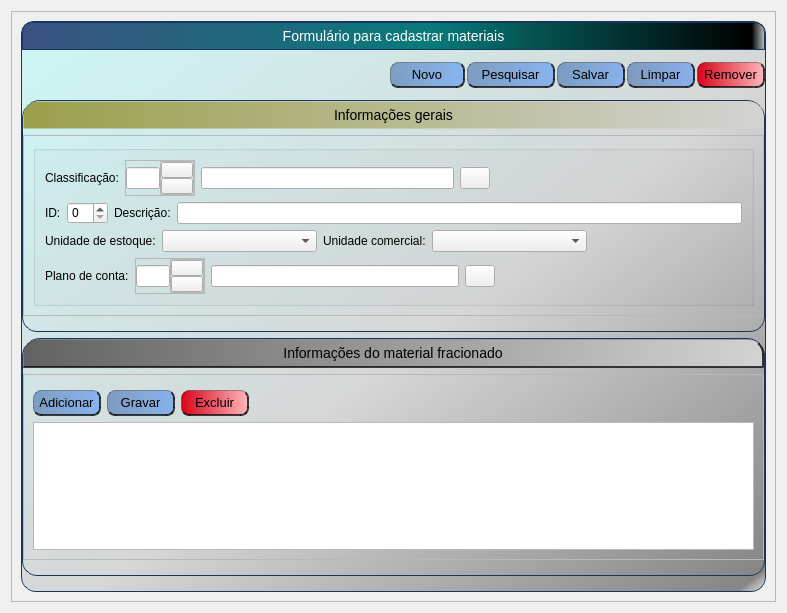
<?xml version="1.0" encoding="UTF-8"?>
<ui version="4.0">
 <class>FormCadastrarMateriais</class>
 <widget class="QWidget" name="FormCadastrarMateriais">
  <property name="windowTitle" stdset="0">
   <string>FormCadastrarMateriais</string>
  </property>
  <property name="geometry" stdset="0">
   <rect>
    <x>0</x>
    <y>0</y>
    <width>787</width>
    <height>613</height>
   </rect>
  </property>
  <layout class="QVBoxLayout" name="verticalLayout">
   <item>
    <widget class="QScrollArea" name="scrollArea">
     <property name="widgetResizable" stdset="0">
      <bool>true</bool>
     </property>
     <widget class="QWidget" name="scrollAreaWidgetContents">
      <property name="geometry" stdset="0">
       <rect>
        <x>0</x>
        <y>0</y>
        <width>767</width>
        <height>593</height>
       </rect>
      </property>
      <layout class="QVBoxLayout" name="verticalLayout_2">
       <item>
        <widget class="QFrame" name="frameFormulario">
         <property name="frameShape" stdset="0">
          <enum>QFrame::StyledPanel</enum>
         </property>
         <property name="frameShadow" stdset="0">
          <enum>QFrame::Raised</enum>
         </property>
         <property name="styleSheet" stdset="0">
          <string notr="true">QFrame#frameFormulario
{
	border: 1px solid #FF17365D;
	border-top-left-radius: 13px;
	border-top-right-radius: 13px;
	border-bottom-left-radius: 15px;
	border-bottom-right-radius: 15px;
	background-color: qlineargradient(spread:pad, x1:0, y1:0, x2:1, y2:1, stop:0 rgba(170, 255, 255, 125), stop:0.55 rgb(214, 214, 214), stop:0.98 rgb(134, 134, 134), stop:1 rgba(0, 0, 0, 0));
}

QLabel#labelTituloFormulario {
	border: 1px solid #FF17365D;
	border-top-left-radius: 10px;
	border-top-right-radius: 10px;
	background-color:qlineargradient(spread:pad, x1:0, y1:0, x2:1, y2:0, stop:0 rgb(59, 82, 131), stop:0.55 rgb(8, 122, 122), stop:0.98 rgba(0, 0, 0, 255), stop:1 rgba(0, 0, 0, 0));
	padding: 5px 0px;
	color: rgb(255, 255, 255);
	max-height: 25px;
    font-size: 14px;
}

QPushButton#pushButtonTituloInformacoesGerais {
	border: 1px solid #00000000;
	border-top-left-radius: 15px;
	border-top-right-radius: 15px;
	background-color:qlineargradient(spread:pad, x1:0, y1:0, x2:1, y2:0, stop:0 rgb(155, 159, 74), stop:1 rgb(211, 211, 211));
	padding: 5px 0px;
	max-height: 25px;
   font-size: 14px;
}

QPushButton#pushButtonTituloInformacoesFracionado {
	border: 1px solid rgba(0, 0, 0, 50);
	border-top-left-radius: 15px;
	border-top-right-radius: 15px;
	border-right: 2px solid rgba(0, 0, 0, 185);
	border-bottom: 2px solid rgba(0, 0, 0, 185);
	background-color:qlineargradient(spread:pad, x1:0, y1:0, x2:1, y2:0, stop:0 rgb(98, 98, 98), stop:1 rgb(211, 211, 211));
	padding: 5px 0px;
	max-height: 25px;
   font-size: 14px;
}</string>
         </property>
         <layout class="QVBoxLayout" name="verticalLayout_7">
          <property name="leftMargin">
           <number>0</number>
          </property>
          <property name="topMargin">
           <number>0</number>
          </property>
          <property name="rightMargin">
           <number>0</number>
          </property>
          <property name="bottomMargin">
           <number>15</number>
          </property>
          <item>
           <widget class="QLabel" name="labelTituloFormulario">
            <property name="text" stdset="0">
             <string>Formulário para cadastrar materiais</string>
            </property>
            <property name="alignment" stdset="0">
             <set>Qt::AlignCenter</set>
            </property>
            <property name="styleSheet" stdset="0">
             <string notr="true"/>
            </property>
            <property name="font" stdset="0">
             <font>
              <pointsize>-1</pointsize>
             </font>
            </property>
           </widget>
          </item>
          <item>
           <layout class="QHBoxLayout" name="horizontalLayoutBotoes">
            <property name="spacing" stdset="0">
             <number>2</number>
            </property>
            <property name="topMargin">
             <number>6</number>
            </property>
            <property name="bottomMargin">
             <number>6</number>
            </property>
            <item>
             <spacer name="horizontalSpacer">
              <property name="sizeHint" stdset="0">
               <size>
                <width>40</width>
                <height>20</height>
               </size>
              </property>
              <property name="orientation" stdset="0">
               <enum>Qt::Horizontal</enum>
              </property>
             </spacer>
            </item>
            <item>
             <widget class="QPushButton" name="pushButtonNovoFormulario">
              <property name="text" stdset="0">
               <string>Novo</string>
              </property>
              <property name="styleSheet" stdset="0">
               <string notr="true">QPushButton
{
	border: 1px solid rgba(0, 0, 0, 85);
	border-radius: 8px;
	border-right: 2px solid rgba(0, 0, 0, 185);
	border-bottom: 2px solid rgba(0, 0, 0, 185);
  background-color:qlineargradient(spread:pad, x1:0, y1:0, x2:1, y2:0, stop:0 rgba(35, 84, 156, 125), stop:1 rgba(58, 134, 255, 125));
  font-size: 13px;
	height: 23px;

}

QPushButton:pressed
{
	border: 1px solid rgba(0, 0, 0, 85);
	border-left: 2px solid rgba(91, 91, 91, 185);
	border-top: 2px solid rgba(91, 91, 91, 185);

}

QPushButton:hover
{
	background-color:qlineargradient(spread:pad, x1:0, y1:0, x2:1, y2:0, stop:0 rgba(135, 184, 255, 125), stop:1 rgba(158, 234, 255, 125));
}</string>
              </property>
              <property name="minimumSize" stdset="0">
               <size>
                <width>75</width>
                <height>23</height>
               </size>
              </property>
             </widget>
            </item>
            <item>
             <widget class="QPushButton" name="pushButtonPesquisarFormulario">
              <property name="text" stdset="0">
               <string>Pesquisar</string>
              </property>
              <property name="styleSheet" stdset="0">
               <string notr="true">QPushButton
{
	border: 1px solid rgba(0, 0, 0, 85);
	border-radius: 8px;
	border-right: 2px solid rgba(0, 0, 0, 185);
	border-bottom: 2px solid rgba(0, 0, 0, 185);
  background-color:qlineargradient(spread:pad, x1:0, y1:0, x2:1, y2:0, stop:0 rgba(35, 84, 156, 125), stop:1 rgba(58, 134, 255, 125));
  font-size: 13px;
	height: 23px;
  width: 85px;
}

QPushButton:pressed
{
	border: 1px solid rgba(0, 0, 0, 85);
	border-left: 2px solid rgba(91, 91, 91, 185);
	border-top: 2px solid rgba(91, 91, 91, 185);

}

QPushButton:hover
{
	background-color:qlineargradient(spread:pad, x1:0, y1:0, x2:1, y2:0, stop:0 rgba(135, 184, 255, 125), stop:1 rgba(158, 234, 255, 125));
}</string>
              </property>
             </widget>
            </item>
            <item>
             <widget class="QPushButton" name="pushButtonSalvarFormulario">
              <property name="text" stdset="0">
               <string>Salvar</string>
              </property>
              <property name="styleSheet" stdset="0">
               <string notr="true">QPushButton
{
	border: 1px solid rgba(0, 0, 0, 85);
	border-radius: 8px;
	border-right: 2px solid rgba(0, 0, 0, 185);
	border-bottom: 2px solid rgba(0, 0, 0, 185);
  background-color:qlineargradient(spread:pad, x1:0, y1:0, x2:1, y2:0, stop:0 rgba(35, 84, 156, 125), stop:1 rgba(58, 134, 255, 125));
  font-size: 13px;
	height: 23px;
  width: 65px;
}

QPushButton:pressed
{
	border: 1px solid rgba(0, 0, 0, 85);
	border-left: 2px solid rgba(91, 91, 91, 185);
	border-top: 2px solid rgba(91, 91, 91, 185);

}

QPushButton:hover
{
	background-color:qlineargradient(spread:pad, x1:0, y1:0, x2:1, y2:0, stop:0 rgba(135, 184, 255, 125), stop:1 rgba(158, 234, 255, 125));
}</string>
              </property>
             </widget>
            </item>
            <item>
             <widget class="QPushButton" name="pushButtonLimparFormulario">
              <property name="text" stdset="0">
               <string>Limpar</string>
              </property>
              <property name="styleSheet" stdset="0">
               <string notr="true">QPushButton
{
	border: 1px solid rgba(0, 0, 0, 85);
	border-radius: 8px;
	border-right: 2px solid rgba(0, 0, 0, 185);
	border-bottom: 2px solid rgba(0, 0, 0, 185);
  background-color:qlineargradient(spread:pad, x1:0, y1:0, x2:1, y2:0, stop:0 rgba(35, 84, 156, 125), stop:1 rgba(58, 134, 255, 125));
  font-size: 13px;
	height: 23px;
  width: 65px;
}

QPushButton:pressed
{
	border: 1px solid rgba(0, 0, 0, 85);
	border-left: 2px solid rgba(91, 91, 91, 185);
	border-top: 2px solid rgba(91, 91, 91, 185);

}

QPushButton:hover
{
	background-color:qlineargradient(spread:pad, x1:0, y1:0, x2:1, y2:0, stop:0 rgba(135, 184, 255, 125), stop:1 rgba(158, 234, 255, 125));
}</string>
              </property>
             </widget>
            </item>
            <item>
             <widget class="QPushButton" name="pushButtonRemoverFormulario">
              <property name="text" stdset="0">
               <string>Remover</string>
              </property>
              <property name="styleSheet" stdset="0">
               <string notr="true">QPushButton
{
	border: 1px solid rgba(0, 0, 0, 85);
	border-radius: 8px;
	border-right: 2px solid rgba(0, 0, 0, 185);
	border-bottom: 2px solid rgba(0, 0, 0, 185);
 background-color:qlineargradient(spread:pad, x1:0, y1:0, x2:1, y2:0, stop:0 rgb(217, 5, 27), stop:1 rgb(253, 183, 186));
  font-size: 13px;
	height: 23px;
  width: 65px;
}

QPushButton:pressed
{
	border: 1px solid rgba(0, 0, 0, 85);
	border-left: 2px solid rgba(91, 91, 91, 185);
	border-top: 2px solid rgba(91, 91, 91, 185);

}

QPushButton:hover
{
		background-color: qlineargradient(spread:pad, x1:0, y1:0, x2:1, y2:0, stop:0 rgb(255, 85, 0), stop:1 rgba(255, 255, 255, 255));
}

</string>
              </property>
             </widget>
            </item>
           </layout>
          </item>
          <item>
           <widget class="QFrame" name="frameInformacoesGerais">
            <property name="frameShape" stdset="0">
             <enum>QFrame::StyledPanel</enum>
            </property>
            <property name="frameShadow" stdset="0">
             <enum>QFrame::Raised</enum>
            </property>
            <property name="styleSheet" stdset="0">
             <string notr="true">QFrame#frameInformacoesGerais
{
	border: 1px solid #FF17365D;
	border-top-left-radius: 18px;
	border-top-right-radius: 18px;
	border-bottom-left-radius: 15px;
	border-bottom-right-radius: 15px;
}</string>
            </property>
            <layout class="QVBoxLayout" name="verticalLayout_4">
             <property name="leftMargin">
              <number>0</number>
             </property>
             <property name="topMargin">
              <number>0</number>
             </property>
             <property name="rightMargin">
              <number>0</number>
             </property>
             <property name="bottomMargin">
              <number>15</number>
             </property>
             <item>
              <widget class="QPushButton" name="pushButtonTituloInformacoesGerais">
               <property name="text" stdset="0">
                <string>Informações gerais</string>
               </property>
               <property name="styleSheet" stdset="0">
                <string notr="true"/>
               </property>
              </widget>
             </item>
             <item>
              <widget class="QFrame" name="subFrameInformaoesGerais">
               <property name="frameShape" stdset="0">
                <enum>QFrame::StyledPanel</enum>
               </property>
               <property name="frameShadow" stdset="0">
                <enum>QFrame::Raised</enum>
               </property>
               <layout class="QGridLayout" name="gridLayout">
                <property name="leftMargin">
                 <number>9</number>
                </property>
                <property name="topMargin">
                 <number>9</number>
                </property>
                <property name="rightMargin">
                 <number>9</number>
                </property>
                <property name="bottomMargin">
                 <number>9</number>
                </property>
                <item row="0" column="0">
                 <widget class="QGroupBox" name="groupBox">
                  <property name="title" stdset="0">
                   <string/>
                  </property>
                  <property name="minimumSize" stdset="0">
                   <size>
                    <width>500</width>
                    <height>0</height>
                   </size>
                  </property>
                  <layout class="QVBoxLayout" name="verticalLayout_3">
                   <item>
                    <layout class="QHBoxLayout" name="horizontalLayout_3">
                     <property name="bottomMargin">
                      <number>0</number>
                     </property>
                     <item>
                      <widget class="QLabel" name="labelClassificacao">
                       <property name="text" stdset="0">
                        <string>Classificação:</string>
                       </property>
                      </widget>
                     </item>
                     <item>
                      <widget class="QFrame" name="frameBoxId">
                       <property name="frameShape" stdset="0">
                        <enum>QFrame::StyledPanel</enum>
                       </property>
                       <property name="frameShadow" stdset="0">
                        <enum>QFrame::Raised</enum>
                       </property>
                       <property name="minimumSize" stdset="0">
                        <size>
                         <width>0</width>
                         <height>0</height>
                        </size>
                       </property>
                       <property name="maximumSize" stdset="0">
                        <size>
                         <width>70</width>
                         <height>16777215</height>
                        </size>
                       </property>
                       <layout class="QHBoxLayout" name="horizontalLayout_7">
                        <property name="spacing" stdset="0">
                         <number>0</number>
                        </property>
                        <property name="leftMargin">
                         <number>0</number>
                        </property>
                        <property name="topMargin">
                         <number>0</number>
                        </property>
                        <property name="rightMargin">
                         <number>0</number>
                        </property>
                        <property name="bottomMargin">
                         <number>0</number>
                        </property>
                        <item>
                         <widget class="QLineEdit" name="lineEditIdClassificacao">
                          <property name="sizePolicy" stdset="0">
                           <sizepolicy hsizetype="MinimumExpanding" vsizetype="Fixed">
                            <horstretch>0</horstretch>
                            <verstretch>0</verstretch>
                           </sizepolicy>
                          </property>
                         </widget>
                        </item>
                        <item>
                         <widget class="QFrame" name="frameBtUpDown">
                          <property name="frameShape" stdset="0">
                           <enum>QFrame::StyledPanel</enum>
                          </property>
                          <property name="frameShadow" stdset="0">
                           <enum>QFrame::Raised</enum>
                          </property>
                          <property name="styleSheet" stdset="0">
                           <string notr="true">QFrame
{
	margin: 0px;
	padding: 0px;
}
QPushButton
{
	
	margin: 0px;
	padding: 0px;
}</string>
                          </property>
                          <layout class="QVBoxLayout" name="verticalLayout_8">
                           <property name="spacing" stdset="0">
                            <number>0</number>
                           </property>
                           <property name="leftMargin">
                            <number>0</number>
                           </property>
                           <property name="topMargin">
                            <number>0</number>
                           </property>
                           <property name="rightMargin">
                            <number>0</number>
                           </property>
                           <property name="bottomMargin">
                            <number>0</number>
                           </property>
                           <item>
                            <widget class="QPushButton" name="pushButtonCUp">
                             <property name="text" stdset="0">
                              <string/>
                             </property>
                             <property name="styleSheet" stdset="0">
                              <string notr="true">QPushButton
{
file-icon: url(file.png);
}</string>
                             </property>
                            </widget>
                           </item>
                           <item>
                            <widget class="QPushButton" name="pushButtonCDown">
                             <property name="text" stdset="0">
                              <string/>
                             </property>
                            </widget>
                           </item>
                          </layout>
                         </widget>
                        </item>
                       </layout>
                      </widget>
                     </item>
                     <item>
                      <widget class="QLineEdit" name="lineEditDescricaoClassificacao">
                       <property name="readOnly" stdset="0">
                        <bool>true</bool>
                       </property>
                       <property name="sizePolicy" stdset="0">
                        <sizepolicy hsizetype="Expanding" vsizetype="Fixed">
                         <horstretch>0</horstretch>
                         <verstretch>0</verstretch>
                        </sizepolicy>
                       </property>
                      </widget>
                     </item>
                     <item>
                      <widget class="QPushButton" name="pushButtonSelecionarClassificacao">
                       <property name="text" stdset="0">
                        <string/>
                       </property>
                       <property name="icon" stdset="0">
                        <iconset theme="user-trash"/>
                       </property>
                       <property name="minimumSize" stdset="0">
                        <size>
                         <width>10</width>
                         <height>0</height>
                        </size>
                       </property>
                       <property name="maximumSize" stdset="0">
                        <size>
                         <width>30</width>
                         <height>16777215</height>
                        </size>
                       </property>
                      </widget>
                     </item>
                     <item>
                      <spacer name="horizontalSpacer_2">
                       <property name="sizeHint" stdset="0">
                        <size>
                         <width>40</width>
                         <height>20</height>
                        </size>
                       </property>
                       <property name="orientation" stdset="0">
                        <enum>Qt::Horizontal</enum>
                       </property>
                      </spacer>
                     </item>
                    </layout>
                   </item>
                   <item>
                    <layout class="QHBoxLayout" name="horizontalLayout">
                     <property name="bottomMargin">
                      <number>0</number>
                     </property>
                     <item>
                      <widget class="QLabel" name="labelIdMaterial">
                       <property name="text" stdset="0">
                        <string>ID:</string>
                       </property>
                       <property name="sizePolicy" stdset="0">
                        <sizepolicy hsizetype="Minimum" vsizetype="Preferred">
                         <horstretch>0</horstretch>
                         <verstretch>0</verstretch>
                        </sizepolicy>
                       </property>
                      </widget>
                     </item>
                     <item>
                      <widget class="QSpinBox" name="spinBoxIdMaterial">
                       <property name="readOnly" stdset="0">
                        <bool>false</bool>
                       </property>
                      </widget>
                     </item>
                     <item>
                      <widget class="QLabel" name="labelDescricaoMaterial">
                       <property name="text" stdset="0">
                        <string>Descrição:</string>
                       </property>
                      </widget>
                     </item>
                     <item>
                      <widget class="QLineEdit" name="lineEditDescricaoMaterial"/>
                     </item>
                    </layout>
                   </item>
                   <item>
                    <layout class="QHBoxLayout" name="horizontalLayout_2">
                     <property name="bottomMargin">
                      <number>0</number>
                     </property>
                     <item>
                      <widget class="QLabel" name="labelUnidadeEstoque">
                       <property name="text" stdset="0">
                        <string>Unidade de estoque:</string>
                       </property>
                       <property name="sizePolicy" stdset="0">
                        <sizepolicy hsizetype="Minimum" vsizetype="Preferred">
                         <horstretch>0</horstretch>
                         <verstretch>0</verstretch>
                        </sizepolicy>
                       </property>
                      </widget>
                     </item>
                     <item>
                      <widget class="QComboBox" name="comboBoxUnidadeEstoque">
                       <property name="sizePolicy" stdset="0">
                        <sizepolicy hsizetype="MinimumExpanding" vsizetype="Fixed">
                         <horstretch>0</horstretch>
                         <verstretch>0</verstretch>
                        </sizepolicy>
                       </property>
                       <property name="minimumSize" stdset="0">
                        <size>
                         <width>50</width>
                         <height>0</height>
                        </size>
                       </property>
                      </widget>
                     </item>
                     <item>
                      <widget class="QLabel" name="labelUnidadeComercial">
                       <property name="text" stdset="0">
                        <string>Unidade comercial:</string>
                       </property>
                       <property name="sizePolicy" stdset="0">
                        <sizepolicy hsizetype="Minimum" vsizetype="Preferred">
                         <horstretch>0</horstretch>
                         <verstretch>0</verstretch>
                        </sizepolicy>
                       </property>
                      </widget>
                     </item>
                     <item>
                      <widget class="QComboBox" name="comboBoxUnidadeComercial">
                       <property name="sizePolicy" stdset="0">
                        <sizepolicy hsizetype="MinimumExpanding" vsizetype="Fixed">
                         <horstretch>0</horstretch>
                         <verstretch>0</verstretch>
                        </sizepolicy>
                       </property>
                       <property name="minimumSize" stdset="0">
                        <size>
                         <width>50</width>
                         <height>0</height>
                        </size>
                       </property>
                      </widget>
                     </item>
                     <item>
                      <spacer name="horizontalSpacer_4">
                       <property name="sizeHint" stdset="0">
                        <size>
                         <width>40</width>
                         <height>20</height>
                        </size>
                       </property>
                       <property name="orientation" stdset="0">
                        <enum>Qt::Horizontal</enum>
                       </property>
                      </spacer>
                     </item>
                    </layout>
                   </item>
                   <item>
                    <layout class="QHBoxLayout" name="horizontalLayout_4">
                     <property name="bottomMargin">
                      <number>0</number>
                     </property>
                     <item>
                      <widget class="QLabel" name="labelPlanoConta">
                       <property name="text" stdset="0">
                        <string>Plano de conta:</string>
                       </property>
                      </widget>
                     </item>
                     <item>
                      <widget class="QFrame" name="frameBoxId_2">
                       <property name="frameShape" stdset="0">
                        <enum>QFrame::StyledPanel</enum>
                       </property>
                       <property name="frameShadow" stdset="0">
                        <enum>QFrame::Raised</enum>
                       </property>
                       <property name="minimumSize" stdset="0">
                        <size>
                         <width>0</width>
                         <height>0</height>
                        </size>
                       </property>
                       <property name="maximumSize" stdset="0">
                        <size>
                         <width>70</width>
                         <height>16777215</height>
                        </size>
                       </property>
                       <layout class="QHBoxLayout" name="horizontalLayout_8">
                        <property name="spacing" stdset="0">
                         <number>0</number>
                        </property>
                        <property name="leftMargin">
                         <number>0</number>
                        </property>
                        <property name="topMargin">
                         <number>0</number>
                        </property>
                        <property name="rightMargin">
                         <number>0</number>
                        </property>
                        <property name="bottomMargin">
                         <number>0</number>
                        </property>
                        <item>
                         <widget class="QLineEdit" name="lineEditIdPlanoConta">
                          <property name="sizePolicy" stdset="0">
                           <sizepolicy hsizetype="MinimumExpanding" vsizetype="Fixed">
                            <horstretch>0</horstretch>
                            <verstretch>0</verstretch>
                           </sizepolicy>
                          </property>
                         </widget>
                        </item>
                        <item>
                         <widget class="QFrame" name="frameBtUpDown_2">
                          <property name="frameShape" stdset="0">
                           <enum>QFrame::StyledPanel</enum>
                          </property>
                          <property name="frameShadow" stdset="0">
                           <enum>QFrame::Raised</enum>
                          </property>
                          <property name="styleSheet" stdset="0">
                           <string notr="true">QFrame
{
	margin: 0px;
	padding: 0px;
}
QPushButton
{
	
	margin: 0px;
	padding: 0px;
}</string>
                          </property>
                          <layout class="QVBoxLayout" name="verticalLayout_9">
                           <property name="spacing" stdset="0">
                            <number>0</number>
                           </property>
                           <property name="leftMargin">
                            <number>0</number>
                           </property>
                           <property name="topMargin">
                            <number>0</number>
                           </property>
                           <property name="rightMargin">
                            <number>0</number>
                           </property>
                           <property name="bottomMargin">
                            <number>0</number>
                           </property>
                           <item>
                            <widget class="QPushButton" name="pushButtonPUp">
                             <property name="text" stdset="0">
                              <string/>
                             </property>
                             <property name="styleSheet" stdset="0">
                              <string notr="true">QPushButton
{
file-icon: url(file.png);
}</string>
                             </property>
                            </widget>
                           </item>
                           <item>
                            <widget class="QPushButton" name="pushButtonPDown">
                             <property name="text" stdset="0">
                              <string/>
                             </property>
                            </widget>
                           </item>
                          </layout>
                         </widget>
                        </item>
                       </layout>
                      </widget>
                     </item>
                     <item>
                      <widget class="QLineEdit" name="lineEditDescricaoPlanoConta">
                       <property name="readOnly" stdset="0">
                        <bool>true</bool>
                       </property>
                      </widget>
                     </item>
                     <item>
                      <widget class="QPushButton" name="pushButtonSelecionarPlanoConta">
                       <property name="text" stdset="0">
                        <string/>
                       </property>
                       <property name="maximumSize" stdset="0">
                        <size>
                         <width>30</width>
                         <height>16777215</height>
                        </size>
                       </property>
                      </widget>
                     </item>
                     <item>
                      <spacer name="horizontalSpacer_3">
                       <property name="sizeHint" stdset="0">
                        <size>
                         <width>40</width>
                         <height>20</height>
                        </size>
                       </property>
                       <property name="orientation" stdset="0">
                        <enum>Qt::Horizontal</enum>
                       </property>
                      </spacer>
                     </item>
                    </layout>
                   </item>
                  </layout>
                 </widget>
                </item>
               </layout>
              </widget>
             </item>
            </layout>
           </widget>
          </item>
          <item>
           <widget class="QFrame" name="frameInformacoesMaterialFracionado">
            <property name="frameShape" stdset="0">
             <enum>QFrame::StyledPanel</enum>
            </property>
            <property name="frameShadow" stdset="0">
             <enum>QFrame::Raised</enum>
            </property>
            <property name="styleSheet" stdset="0">
             <string notr="true">QFrame#frameInformacoesMaterialFracionado
{
	border: 1px solid #FF17365D;
	border-top-left-radius: 18px;
	border-top-right-radius: 18px;
	border-bottom-left-radius: 15px;
	border-bottom-right-radius: 15px;
}</string>
            </property>
            <layout class="QVBoxLayout" name="verticalLayout_5">
             <property name="leftMargin">
              <number>0</number>
             </property>
             <property name="topMargin">
              <number>0</number>
             </property>
             <property name="rightMargin">
              <number>0</number>
             </property>
             <property name="bottomMargin">
              <number>15</number>
             </property>
             <item>
              <widget class="QPushButton" name="pushButtonTituloInformacoesFracionado">
               <property name="text" stdset="0">
                <string>Informações do material fracionado</string>
               </property>
               <property name="styleSheet" stdset="0">
                <string notr="true"/>
               </property>
              </widget>
             </item>
             <item>
              <widget class="QFrame" name="subFrameInformacoesMaterialFracionado">
               <property name="frameShape" stdset="0">
                <enum>QFrame::StyledPanel</enum>
               </property>
               <property name="frameShadow" stdset="0">
                <enum>QFrame::Raised</enum>
               </property>
               <layout class="QGridLayout" name="gridLayout_2">
                <property name="leftMargin">
                 <number>9</number>
                </property>
                <property name="topMargin">
                 <number>9</number>
                </property>
                <property name="rightMargin">
                 <number>9</number>
                </property>
                <property name="bottomMargin">
                 <number>9</number>
                </property>
                <item row="0" column="0">
                 <layout class="QHBoxLayout" name="horizontalLayout_5">
                  <property name="leftMargin">
                   <number>0</number>
                  </property>
                  <property name="topMargin">
                   <number>6</number>
                  </property>
                  <item>
                   <widget class="QPushButton" name="pushButtonAdicionarRegistro">
                    <property name="text" stdset="0">
                     <string>Adicionar</string>
                    </property>
                    <property name="styleSheet" stdset="0">
                     <string notr="true">QPushButton
{
	border: 1px solid rgba(0, 0, 0, 85);
	border-radius: 8px;
	border-right: 2px solid rgba(0, 0, 0, 185);
	border-bottom: 2px solid rgba(0, 0, 0, 185);
  background-color:qlineargradient(spread:pad, x1:0, y1:0, x2:1, y2:0, stop:0 rgba(35, 84, 156, 125), stop:1 rgba(58, 134, 255, 125));
  font-size: 13px;
	height: 23px;
  width: 65px;
}

QPushButton:pressed
{
	border: 1px solid rgba(0, 0, 0, 85);
	border-left: 2px solid rgba(91, 91, 91, 185);
	border-top: 2px solid rgba(91, 91, 91, 185);

}

QPushButton:hover
{
	background-color:qlineargradient(spread:pad, x1:0, y1:0, x2:1, y2:0, stop:0 rgba(135, 184, 255, 125), stop:1 rgba(158, 234, 255, 125));
}</string>
                    </property>
                   </widget>
                  </item>
                  <item>
                   <widget class="QPushButton" name="pushButtonGravarRegistro">
                    <property name="text" stdset="0">
                     <string>Gravar</string>
                    </property>
                    <property name="styleSheet" stdset="0">
                     <string notr="true">QPushButton
{
	border: 1px solid rgba(0, 0, 0, 85);
	border-radius: 8px;
	border-right: 2px solid rgba(0, 0, 0, 185);
	border-bottom: 2px solid rgba(0, 0, 0, 185);
  background-color:qlineargradient(spread:pad, x1:0, y1:0, x2:1, y2:0, stop:0 rgba(35, 84, 156, 125), stop:1 rgba(58, 134, 255, 125));
  font-size: 13px;
	height: 23px;
  width: 65px;
}

QPushButton:pressed
{
	border: 1px solid rgba(0, 0, 0, 85);
	border-left: 2px solid rgba(91, 91, 91, 185);
	border-top: 2px solid rgba(91, 91, 91, 185);

}

QPushButton:hover
{
	background-color:qlineargradient(spread:pad, x1:0, y1:0, x2:1, y2:0, stop:0 rgba(135, 184, 255, 125), stop:1 rgba(158, 234, 255, 125));
}</string>
                    </property>
                   </widget>
                  </item>
                  <item>
                   <widget class="QPushButton" name="pushButtonExcluirRegistro">
                    <property name="text" stdset="0">
                     <string>Excluir</string>
                    </property>
                    <property name="styleSheet" stdset="0">
                     <string notr="true">QPushButton
{
	border: 1px solid rgba(0, 0, 0, 85);
	border-radius: 8px;
	border-right: 2px solid rgba(0, 0, 0, 185);
	border-bottom: 2px solid rgba(0, 0, 0, 185);
 background-color:qlineargradient(spread:pad, x1:0, y1:0, x2:1, y2:0, stop:0 rgb(217, 5, 27), stop:1 rgb(253, 183, 186));
  font-size: 13px;
	height: 23px;
  width: 65px;
}

QPushButton:pressed
{
	border: 1px solid rgba(0, 0, 0, 85);
	border-left: 2px solid rgba(91, 91, 91, 185);
	border-top: 2px solid rgba(91, 91, 91, 185);

}

QPushButton:hover
{
		background-color: qlineargradient(spread:pad, x1:0, y1:0, x2:1, y2:0, stop:0 rgb(255, 85, 0), stop:1 rgba(255, 255, 255, 255));
}</string>
                    </property>
                   </widget>
                  </item>
                  <item>
                   <spacer name="horizontalSpacer_6">
                    <property name="sizeHint" stdset="0">
                     <size>
                      <width>40</width>
                      <height>20</height>
                     </size>
                    </property>
                    <property name="orientation" stdset="0">
                     <enum>Qt::Horizontal</enum>
                    </property>
                   </spacer>
                  </item>
                 </layout>
                </item>
                <item row="1" column="0">
                 <widget class="QTableView" name="tableView"/>
                </item>
               </layout>
              </widget>
             </item>
            </layout>
           </widget>
          </item>
         </layout>
        </widget>
       </item>
      </layout>
     </widget>
    </widget>
   </item>
  </layout>
 </widget>
 <resources/>
 <connections/>
</ui>
